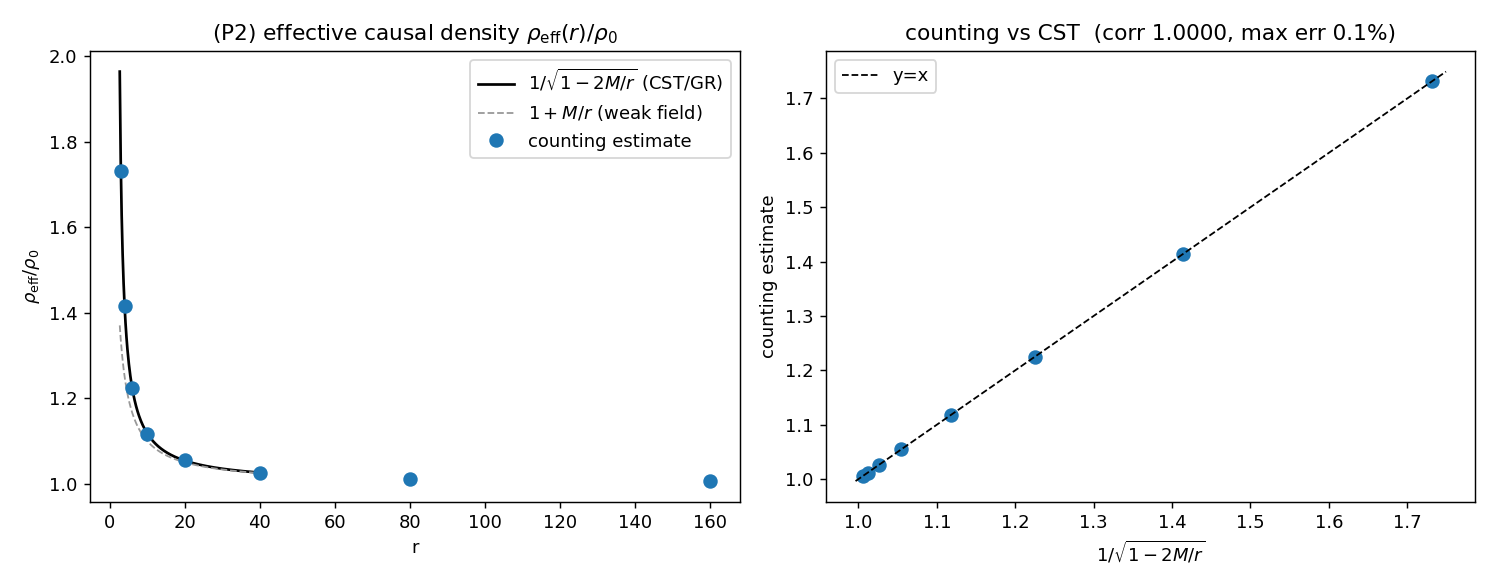

Write Python code to recreate this figure.
"""P2_numeric.py -- Effective causal density rho(r) around a mass, by counting.

BRIDGE investigation (independent of R1-R3 / e6-e11; nothing here modifies them).

What this measures
------------------
We sprinkle the 2D radial Schwarzschild slice in tortoise coordinates at *uniform
proper density* rho0 (exactly the generator used by R3 / e3 -- the metric enters
only as the proper-volume sprinkling weight Omega^2 = (1-2M/r); it is NEVER
square-rooted in the generator).  For a static observer at radius r we measure, BY
COUNTING ONLY, the proper time it assigns to a fixed coordinate-time interval dt:

    tau_meas(r) = sqrt(2 N / rho0)          (volume.tau_from_count, d=2)

This is R3's measurement.  The static-observer clock rate that emerges is

    (dtau/dt)(r) = tau_meas(r) / dt   ->   sqrt(1 - 2M/r)   (R3, PROVADO).

The EFFECTIVE CAUSAL DENSITY relevant to the TEIC<->DEV bridge is the number of
network events per unit of the observer's *proper time*, i.e. the inverse clock
rate (how many far-frame causal slices stream past the slow clock per unit of its
own proper time):

    rho_eff(r) / rho0  ==  dt / dtau   =   1 / (dtau/dt)   ->   1/sqrt(1-2M/r)
                                                            ~  1 + M/r  (weak field).

ANTI-CIRCULARITY.  G, GM/r, the potential Phi, and the redshift sqrt(1-2M/r) are
NEVER used to GENERATE anything here.  rho_eff is built purely from counted
tau_meas.  The closed forms sqrt(1-2M/r) and 1/sqrt(1-2M/r) appear ONLY in the
final comparison block (validation.py, COMPARISON ONLY), to score the result.

Verdict logic (P2 death criterion): if rho_eff/rho0 scales as 1 + c*(M/r) with
c ~ 1 -> P2 PASSES (rho(r) derived within CST/Schwarzschild).  Otherwise the
"effective density" does not have the bridge form and P2 fails.
"""

from __future__ import annotations

import json
import sys
import time
from pathlib import Path

import numpy as np

ROOT = Path(__file__).resolve().parents[3]
sys.path.insert(0, str(ROOT / "src"))

import matplotlib
matplotlib.use("Agg")
import matplotlib.pyplot as plt  # noqa: E402

from causal_core import alexandrov_interval  # noqa: E402
from curved import rstar_of_r, sprinkle_schwarzschild  # noqa: E402
from repro import rng  # noqa: E402
from volume import tau_from_count  # noqa: E402
from validation import schwarzschild_redshift  # noqa: E402 (COMPARISON ONLY)

OUT = Path(__file__).resolve().parent

SEED = 31415926
M = 1.0
RHO = 4000.0
N_REAL = 60
RADII = np.array([3.0, 4.0, 6.0, 10.0, 20.0, 40.0, 80.0, 160.0])
DELTAS = np.array([0.8, 1.2, 1.6, 2.0])   # small coordinate-time separations


def measure_clock_rate(r_obs, g):
    """Static-observer dtau/dt at radius r_obs by COUNTING (R3 estimator)."""
    x0 = rstar_of_r(r_obs, M)
    taus = []
    for dt in DELTAS:
        t1, t2 = -dt / 2, dt / 2
        A = np.array([t1, x0]); B = np.array([t2, x0])
        pad = 0.05 * dt
        t_bounds = (t1 - pad, t2 + pad)
        rstar_bounds = (x0 - dt / 2 - pad, x0 + dt / 2 + pad)
        ns = [len(alexandrov_interval(
                  sprinkle_schwarzschild(RHO, M, t_bounds, rstar_bounds, g), A, B))
              for _ in range(N_REAL)]
        taus.append(tau_from_count(np.mean(ns), RHO, 2))
    taus = np.array(taus)
    # slope of tau_meas vs dt through the origin (least squares)
    return float(np.sum(DELTAS * taus) / np.sum(DELTAS ** 2))


def main():
    g = rng(SEED)

    clock_rate = np.array([measure_clock_rate(r, g) for r in RADII])  # dtau/dt
    rho_eff = 1.0 / clock_rate                                        # rho_eff/rho0

    # ---- comparison only (never fed back into a generator) ----
    gr_rate = schwarzschild_redshift(RADII, M)          # sqrt(1-2M/r)
    gr_rho = 1.0 / gr_rate                              # 1/sqrt(1-2M/r)
    x = M / RADII                                       # weak-field variable

    # consistency with R3: counted clock rate vs sqrt(1-2M/r)
    r3_corr = float(np.corrcoef(clock_rate, gr_rate)[0, 1])
    r3_max_err = float(np.max(np.abs(clock_rate - gr_rate) / gr_rate))

    # Primary test (P2 death criterion): does the counted rho_eff match the CST
    # prediction 1/sqrt(1-2M/r) across all radii?
    pred_corr = float(np.corrcoef(rho_eff, gr_rho)[0, 1])
    pred_max_err = float(np.max(np.abs(rho_eff - gr_rho) / gr_rho))

    # Weak-field leading coefficient.  1/sqrt(1-2x) = 1 + 1*x + 1.5*x^2 + ...,
    # so the per-point apparent slope (rho_eff-1)/x = 1 + 1.5 x + O(x^2) must
    # descend to 1 as r grows.  The strong-field points (x up to 0.33) carry the
    # full higher-order tail and confirm the EXACT form 1/sqrt(1-2M/r); they are
    # not used to read the leading slope.  We report the apparent slope at the two
    # largest radii to expose the trend -> 1.
    slope_per_point = (rho_eff - 1.0) / x
    c_far = float(slope_per_point[-1])          # largest r: closest to pure 1
    c_far2 = float(slope_per_point[-2])

    # P2 death criterion (prompt): does the count scale as the CST prediction
    # 1/sqrt(1-2M/r), with leading weak-field coefficient -> 1 ?
    passes = (r3_corr > 0.999 and pred_max_err < 0.03 and abs(c_far - 1.0) < 0.1)
    verdict = "PASSA" if passes else "FALHA"

    # ---- figure ----
    fig, ax = plt.subplots(1, 2, figsize=(11.5, 4.5))
    rr = np.linspace(2.7, 41, 300)
    ax[0].plot(rr, 1.0 / schwarzschild_redshift(rr, M), "k-", lw=1.5,
               label=r"$1/\sqrt{1-2M/r}$ (CST/GR)")
    ax[0].plot(rr, 1.0 + M / rr, "0.6", ls="--", lw=1.0, label=r"$1+M/r$ (weak field)")
    ax[0].plot(RADII, rho_eff, "o", ms=7, label="counting estimate")
    ax[0].set_title(r"(P2) effective causal density $\rho_{\rm eff}(r)/\rho_0$")
    ax[0].set_xlabel("r"); ax[0].set_ylabel(r"$\rho_{\rm eff}/\rho_0$"); ax[0].legend()

    ax[1].plot(gr_rho, rho_eff, "o", ms=7)
    lim = [gr_rho.min() * 0.99, gr_rho.max() * 1.01]
    ax[1].plot(lim, lim, "k--", lw=1, label="y=x")
    ax[1].set_title(f"counting vs CST  (corr {pred_corr:.4f}, "
                    f"max err {pred_max_err:.1%})")
    ax[1].set_xlabel(r"$1/\sqrt{1-2M/r}$"); ax[1].set_ylabel("counting estimate")
    ax[1].legend()
    fig.tight_layout()
    fig.savefig(OUT / "P2_numeric.png", dpi=130)

    summary = {
        "what": "rho_eff(r)/rho0 = 1/(dtau/dt), dtau/dt measured by counting (R3 estimator)",
        "M": M, "rho0": RHO, "n_real": N_REAL,
        "radii": RADII.tolist(),
        "clock_rate_counted": clock_rate.tolist(),
        "clock_rate_GR_sqrt(1-2M/r)": gr_rate.tolist(),
        "rho_eff_over_rho0_counted": rho_eff.tolist(),
        "rho_eff_over_rho0_CST_1/sqrt(1-2M/r)": gr_rho.tolist(),
        "R3_consistency_corr": r3_corr,
        "R3_consistency_max_rel_err": r3_max_err,
        "weakfield_apparent_slope_per_point": slope_per_point.tolist(),
        "weakfield_apparent_slope_largest_r": c_far,
        "weakfield_apparent_slope_2nd_largest_r": c_far2,
        "pure_prediction_leading_slope": 1.0,
        "rho_eff_corr": pred_corr,
        "rho_eff_max_rel_err": pred_max_err,
        "verdict": verdict,
        "seed": SEED,
        "timestamp_utc": time.strftime("%Y-%m-%dT%H:%M:%SZ", time.gmtime()),
    }
    (OUT / "P2_numeric_data.json").write_text(json.dumps(summary, indent=2))

    print("=" * 72)
    print("P2 -- EFFECTIVE CAUSAL DENSITY rho_eff(r) BY COUNTING (Schwarzschild)")
    print("=" * 72)
    print("rho_eff/rho0 = 1/(dtau/dt);  dtau/dt counted (no sqrt in generator)")
    for r, cr, re_, gr in zip(RADII, clock_rate, rho_eff, gr_rho):
        print(f"  r={r:5.1f}:  dtau/dt(count)={cr:.4f}   "
              f"rho_eff/rho0={re_:.4f}   CST 1/sqrt={gr:.4f}")
    print("-" * 72)
    print(f"R3 consistency : clock-rate corr {r3_corr:.5f}, max err {r3_max_err:.2%}")
    print(f"vs CST 1/sqrt  : corr {pred_corr:.5f}, max rel err {pred_max_err:.2%}")
    print(f"weak-field lead: apparent slope (rho_eff-1)/(M/r) -> 1 as r grows")
    print(f"                 r={RADII[-2]:.0f}: {c_far2:.3f}   "
          f"r={RADII[-1]:.0f}: {c_far:.3f}   (pure leading = 1)")
    print(f"VERDICT (P2)   : {verdict}")
    return summary


if __name__ == "__main__":
    main()
